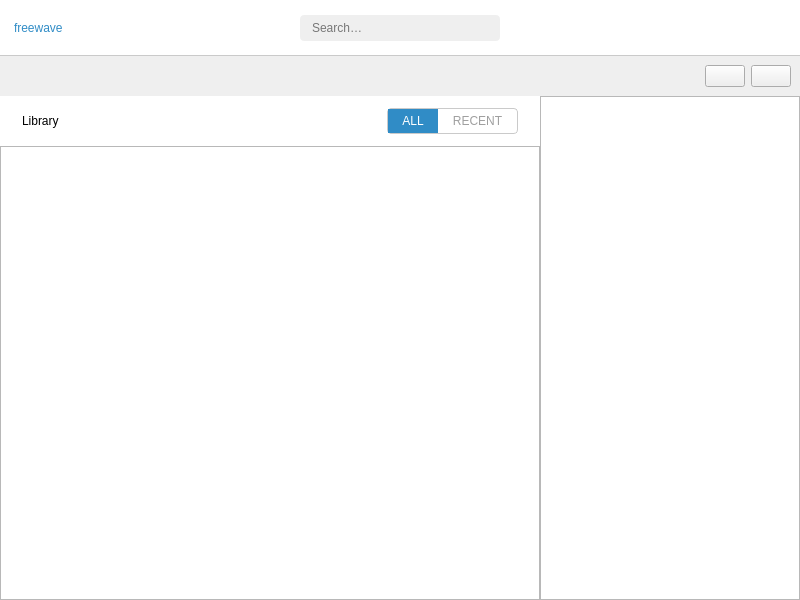
<?xml version="1.0" encoding="UTF-8"?>
<ui version="4.0">
 <class>MainWindow</class>
 <widget class="QMainWindow" name="MainWindow">
  <property name="geometry">
   <rect>
    <x>0</x>
    <y>0</y>
    <width>800</width>
    <height>600</height>
   </rect>
  </property>
  <property name="windowTitle">
   <string>freewave</string>
  </property>
  <widget class="QWidget" name="centralwidget">
   <layout class="QVBoxLayout" name="verticalLayout">
    <property name="spacing">
     <number>0</number>
    </property>
    <property name="leftMargin">
     <number>0</number>
    </property>
    <property name="topMargin">
     <number>0</number>
    </property>
    <property name="rightMargin">
     <number>0</number>
    </property>
    <property name="bottomMargin">
     <number>0</number>
    </property>
    <item>
     <widget class="QFrame" name="app_header">
      <property name="minimumSize">
       <size>
        <width>0</width>
        <height>56</height>
       </size>
      </property>
      <property name="maximumSize">
       <size>
        <width>16777215</width>
        <height>56</height>
       </size>
      </property>
      <property name="styleSheet">
       <string notr="true">QFrame#app_header { border-bottom: 1px solid palette(midlight); background: palette(base); }</string>
      </property>
      <property name="frameShape">
       <enum>QFrame::NoFrame</enum>
      </property>
      <property name="frameShadow">
       <enum>QFrame::Raised</enum>
      </property>
      <layout class="QHBoxLayout" name="appHeaderLayout">
       <property name="leftMargin">
        <number>14</number>
       </property>
       <property name="topMargin">
        <number>0</number>
       </property>
       <property name="rightMargin">
        <number>14</number>
       </property>
       <property name="bottomMargin">
        <number>0</number>
       </property>
       <property name="spacing">
        <number>0</number>
       </property>
       <item>
        <widget class="QWidget" name="logo_container">
         <property name="minimumSize">
          <size>
           <width>140</width>
           <height>0</height>
          </size>
         </property>
         <property name="maximumSize">
          <size>
           <width>140</width>
           <height>16777215</height>
          </size>
         </property>
         <layout class="QHBoxLayout" name="logoContainerLayout">
          <property name="spacing">
           <number>0</number>
          </property>
          <property name="leftMargin">
           <number>0</number>
          </property>
          <property name="topMargin">
           <number>0</number>
          </property>
          <property name="rightMargin">
           <number>0</number>
          </property>
          <property name="bottomMargin">
           <number>0</number>
          </property>
          <item>
           <widget class="QLabel" name="logo_label">
            <property name="text">
             <string>freewave</string>
            </property>
            <property name="styleSheet">
             <string notr="true">color: palette(highlight);</string>
            </property>
           </widget>
          </item>
         </layout>
        </widget>
       </item>
       <item>
        <spacer name="headerLeftSpacer">
         <property name="orientation">
          <enum>Qt::Horizontal</enum>
         </property>
         <property name="sizeHint" stdset="0">
          <size>
           <width>40</width>
           <height>20</height>
          </size>
         </property>
        </spacer>
       </item>
       <item>
        <widget class="SearchBox" name="searchbox">
         <property name="sizePolicy">
          <sizepolicy hsizetype="Fixed" vsizetype="Fixed">
           <horstretch>0</horstretch>
           <verstretch>0</verstretch>
          </sizepolicy>
         </property>
         <property name="minimumSize">
          <size>
           <width>200</width>
           <height>0</height>
          </size>
         </property>
         <property name="maximumSize">
          <size>
           <width>280</width>
           <height>16777215</height>
          </size>
         </property>
         <property name="styleSheet">
          <string notr="true">QLineEdit { background: palette(window); border-radius: 4px; padding: 5px 10px; }</string>
         </property>
         <property name="placeholderText">
          <string>Search…</string>
         </property>
         <property name="clearButtonEnabled">
          <bool>true</bool>
         </property>
        </widget>
       </item>
       <item>
        <spacer name="headerRightSpacer">
         <property name="orientation">
          <enum>Qt::Horizontal</enum>
         </property>
         <property name="sizeHint" stdset="0">
          <size>
           <width>40</width>
           <height>20</height>
          </size>
         </property>
        </spacer>
       </item>
       <item>
        <widget class="QWidget" name="gear_container">
         <property name="minimumSize">
          <size>
           <width>140</width>
           <height>0</height>
          </size>
         </property>
         <property name="maximumSize">
          <size>
           <width>140</width>
           <height>16777215</height>
          </size>
         </property>
         <layout class="QHBoxLayout" name="gearContainerLayout">
          <property name="spacing">
           <number>0</number>
          </property>
          <property name="leftMargin">
           <number>0</number>
          </property>
          <property name="topMargin">
           <number>0</number>
          </property>
          <property name="rightMargin">
           <number>0</number>
          </property>
          <property name="bottomMargin">
           <number>0</number>
          </property>
          <item>
           <spacer name="gearSpacer">
            <property name="orientation">
             <enum>Qt::Horizontal</enum>
            </property>
            <property name="sizeHint" stdset="0">
             <size>
              <width>40</width>
              <height>20</height>
             </size>
            </property>
           </spacer>
          </item>
          <item>
           <widget class="QPushButton" name="playlists_button">
            <property name="minimumSize">
             <size>
              <width>30</width>
              <height>30</height>
             </size>
            </property>
            <property name="maximumSize">
             <size>
              <width>30</width>
              <height>30</height>
             </size>
            </property>
            <property name="toolTip">
             <string>Playlists</string>
            </property>
            <property name="text">
             <string/>
            </property>
            <property name="styleSheet">
             <string notr="true">QPushButton { background: transparent; border: none; border-radius: 4px; }
QPushButton:hover { background: palette(link); }</string>
            </property>
            <property name="flat">
             <bool>true</bool>
            </property>
           </widget>
          </item>
          <item>
           <widget class="QPushButton" name="settings_gear_button">
            <property name="minimumSize">
             <size>
              <width>30</width>
              <height>30</height>
             </size>
            </property>
            <property name="maximumSize">
             <size>
              <width>30</width>
              <height>30</height>
             </size>
            </property>
            <property name="toolTip">
             <string>Settings</string>
            </property>
            <property name="text">
             <string/>
            </property>
            <property name="styleSheet">
             <string notr="true">QPushButton { background: transparent; border: none; border-radius: 4px; color: palette(dark); }
QPushButton:hover { background: palette(link); color: palette(window-text); }</string>
            </property>
            <property name="flat">
             <bool>true</bool>
            </property>
           </widget>
          </item>
         </layout>
        </widget>
       </item>
      </layout>
     </widget>
    </item>
    <item>
     <widget class="QFrame" name="toolbar">
      <property name="frameShape">
       <enum>QFrame::NoFrame</enum>
      </property>
      <property name="frameShadow">
       <enum>QFrame::Raised</enum>
      </property>
      <layout class="QHBoxLayout" name="horizontalLayout">
       <item>
        <spacer name="horizontalSpacer">
         <property name="orientation">
          <enum>Qt::Horizontal</enum>
         </property>
         <property name="sizeHint" stdset="0">
          <size>
           <width>40</width>
           <height>20</height>
          </size>
         </property>
        </spacer>
       </item>
       <item>
        <widget class="QLabel" name="status_label">
         <property name="text">
          <string/>
         </property>
        </widget>
       </item>
       <item>
        <widget class="QPushButton" name="update_library_button">
         <property name="text">
          <string/>
         </property>
         <property name="icon">
          <iconset theme="view-refresh">
           <normaloff>.</normaloff>.</iconset>
         </property>
        </widget>
       </item>
       <item>
        <widget class="QPushButton" name="queuebutton">
         <property name="text">
          <string/>
         </property>
         <property name="icon">
          <iconset theme="view-media-playlist">
           <normaloff>.</normaloff>.</iconset>
         </property>
        </widget>
       </item>
      </layout>
     </widget>
    </item>
    <item>
     <widget class="QFrame" name="central_frame">
      <property name="minimumSize">
       <size>
        <width>0</width>
        <height>100</height>
       </size>
      </property>
      <property name="frameShape">
       <enum>QFrame::NoFrame</enum>
      </property>
      <property name="frameShadow">
       <enum>QFrame::Raised</enum>
      </property>
      <layout class="QHBoxLayout" name="horizontalLayout_2">
       <property name="spacing">
        <number>0</number>
       </property>
       <property name="leftMargin">
        <number>0</number>
       </property>
       <property name="topMargin">
        <number>0</number>
       </property>
       <property name="rightMargin">
        <number>0</number>
       </property>
       <property name="bottomMargin">
        <number>0</number>
       </property>
       <item>
        <widget class="QFrame" name="mainarea_frame">
         <property name="sizePolicy">
          <sizepolicy hsizetype="Expanding" vsizetype="Expanding">
           <horstretch>0</horstretch>
           <verstretch>0</verstretch>
          </sizepolicy>
         </property>
         <property name="frameShape">
          <enum>QFrame::NoFrame</enum>
         </property>
         <property name="frameShadow">
          <enum>QFrame::Raised</enum>
         </property>
         <layout class="QVBoxLayout" name="mainAreaLayout">
          <property name="spacing">
           <number>0</number>
          </property>
          <property name="leftMargin">
           <number>0</number>
          </property>
          <property name="topMargin">
           <number>0</number>
          </property>
          <property name="rightMargin">
           <number>0</number>
          </property>
          <property name="bottomMargin">
           <number>0</number>
          </property>
          <item>
           <widget class="QFrame" name="library_toolbar">
            <property name="frameShape">
             <enum>QFrame::NoFrame</enum>
            </property>
            <property name="frameShadow">
             <enum>QFrame::Raised</enum>
            </property>
            <property name="styleSheet">
             <string notr="true">QFrame#library_toolbar { background: palette(base); }</string>
            </property>
            <layout class="QHBoxLayout" name="libraryToolbarLayout">
             <property name="spacing">
              <number>14</number>
             </property>
             <property name="leftMargin">
              <number>22</number>
             </property>
             <property name="topMargin">
              <number>12</number>
             </property>
             <property name="rightMargin">
              <number>22</number>
             </property>
             <property name="bottomMargin">
              <number>12</number>
             </property>
             <item>
              <widget class="QLabel" name="library_title">
               <property name="text">
                <string>Library</string>
               </property>
              </widget>
             </item>
             <item>
              <widget class="QLabel" name="album_count_label">
               <property name="text">
                <string/>
               </property>
               <property name="styleSheet">
                <string notr="true">color: palette(mid); padding-bottom: 3px;</string>
               </property>
              </widget>
             </item>
             <item>
              <spacer name="libraryToolbarSpacer">
               <property name="orientation">
                <enum>Qt::Horizontal</enum>
               </property>
               <property name="sizeHint" stdset="0">
                <size>
                 <width>40</width>
                 <height>20</height>
                </size>
               </property>
              </spacer>
             </item>
             <item>
              <widget class="QFrame" name="filter_frame">
               <property name="frameShape">
                <enum>QFrame::NoFrame</enum>
               </property>
               <property name="frameShadow">
                <enum>QFrame::Plain</enum>
               </property>
               <property name="styleSheet">
                <string notr="true">QFrame#filter_frame { border: 1px solid palette(midlight); border-radius: 4px; }
QPushButton { padding: 5px 14px; border: none; background: transparent; color: palette(dark); border-radius: 0; }
QPushButton:checked { background: palette(highlight); color: palette(highlighted-text); }
QPushButton:hover:!checked { background: palette(link); }</string>
               </property>
               <layout class="QHBoxLayout" name="horizontalLayout_4">
                <property name="spacing">
                 <number>0</number>
                </property>
                <property name="leftMargin">
                 <number>0</number>
                </property>
                <property name="topMargin">
                 <number>0</number>
                </property>
                <property name="rightMargin">
                 <number>0</number>
                </property>
                <property name="bottomMargin">
                 <number>0</number>
                </property>
                <item>
                 <widget class="QPushButton" name="allbutton">
                  <property name="text">
                   <string>ALL</string>
                  </property>
                  <property name="checkable">
                   <bool>true</bool>
                  </property>
                  <property name="checked">
                   <bool>true</bool>
                  </property>
                  <property name="autoExclusive">
                   <bool>true</bool>
                  </property>
                  <property name="flat">
                   <bool>false</bool>
                  </property>
                 </widget>
                </item>
                <item>
                 <widget class="QPushButton" name="recentbutton">
                  <property name="text">
                   <string>RECENT</string>
                  </property>
                  <property name="checkable">
                   <bool>true</bool>
                  </property>
                  <property name="autoExclusive">
                   <bool>true</bool>
                  </property>
                  <property name="flat">
                   <bool>false</bool>
                  </property>
                 </widget>
                </item>
               </layout>
              </widget>
             </item>
            </layout>
           </widget>
          </item>
          <item>
           <widget class="QFrame" name="library_content">
            <property name="sizePolicy">
             <sizepolicy hsizetype="Expanding" vsizetype="Expanding">
              <horstretch>0</horstretch>
              <verstretch>0</verstretch>
             </sizepolicy>
            </property>
            <property name="frameShape">
             <enum>QFrame::NoFrame</enum>
            </property>
            <property name="frameShadow">
             <enum>QFrame::Raised</enum>
            </property>
            <layout class="QHBoxLayout" name="libraryContentLayout">
             <property name="spacing">
              <number>0</number>
             </property>
             <property name="leftMargin">
              <number>0</number>
             </property>
             <property name="topMargin">
              <number>0</number>
             </property>
             <property name="rightMargin">
              <number>0</number>
             </property>
             <property name="bottomMargin">
              <number>0</number>
             </property>
             <item>
              <widget class="AlbumCoverListView" name="albumlist"/>
             </item>
            </layout>
           </widget>
          </item>
         </layout>
        </widget>
       </item>
       <item>
        <widget class="QueueListView" name="queuelist">
         <property name="sizePolicy">
          <sizepolicy hsizetype="Fixed" vsizetype="Expanding">
           <horstretch>0</horstretch>
           <verstretch>0</verstretch>
          </sizepolicy>
         </property>
         <property name="minimumSize">
          <size>
           <width>260</width>
           <height>0</height>
          </size>
         </property>
         <property name="maximumSize">
          <size>
           <width>260</width>
           <height>16777215</height>
          </size>
         </property>
         <property name="styleSheet">
          <string notr="true">QueueListView { background: palette(base); border-left: 1px solid palette(midlight); }</string>
         </property>
         <property name="verticalScrollMode">
          <enum>QAbstractItemView::ScrollPerPixel</enum>
         </property>
         <property name="uniformItemSizes">
          <bool>false</bool>
         </property>
        </widget>
       </item>
      </layout>
     </widget>
    </item>
   </layout>
  </widget>
 </widget>
 <customwidgets>
  <customwidget>
   <class>AlbumCoverListView</class>
   <extends>QListView</extends>
   <header>ui/aclistview.hh</header>
  </customwidget>
  <customwidget>
   <class>QueueListView</class>
   <extends>QListView</extends>
   <header>ui/queuelistview.hh</header>
  </customwidget>
  <customwidget>
   <class>SearchBox</class>
   <extends>QLineEdit</extends>
   <header>ui/searchbox.hh</header>
  </customwidget>
 </customwidgets>
 <resources>
  <include location="../res/resources.qrc"/>
 </resources>
 <connections/>
</ui>
